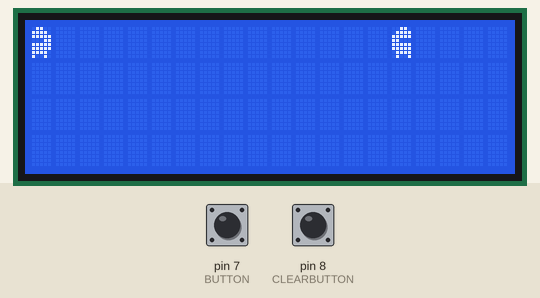
The sketch below on a simulated Arduino Uno, built with avr-gcc and run on an emulated ATmega328P. Parts: 20×4 character LCD. Inputs (shaded band) come from the test bench; at power-on: pin 7 (BUTTON) HIGH, pin 8 (CLEARBUTTON) HIGH.

Above: at 1.2 s.
1.3 s: pin 7 (BUTTON) pulled LOW for 0.15 s
At 3.6 s:
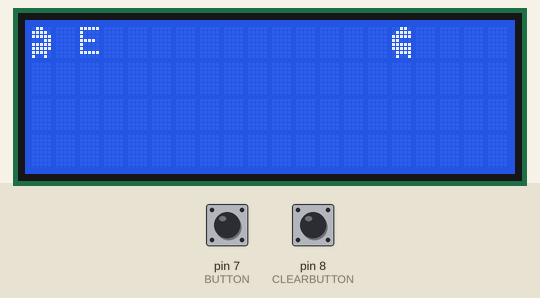
3.9 s: pin 7 (BUTTON) pulled LOW for 1 s
7.4 s: pin 7 (BUTTON) pulled LOW for 0.15 s
At 9.1 s:
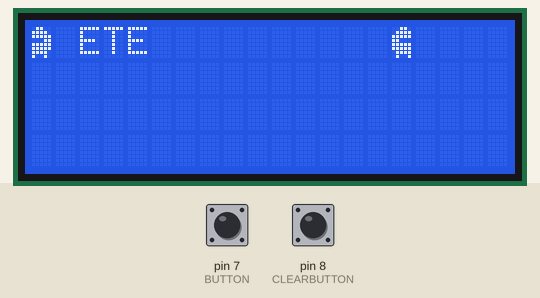
10.0 s: pin 7 (BUTTON) pulled LOW for 3.2 s
15.7 s: pin 7 (BUTTON) pulled LOW for 0.15 s
At 18.1 s:
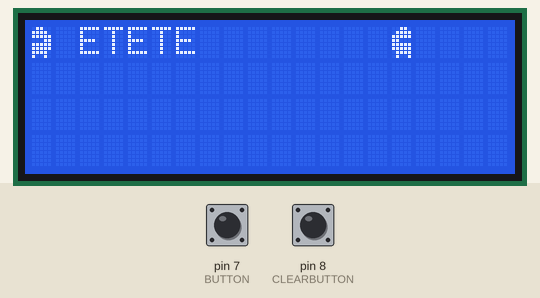
18.4 s: pin 7 (BUTTON) pulled LOW for 1 s
Timing chart, 0 to 21.4 s (numbered marks = the images above; inputs shaded):
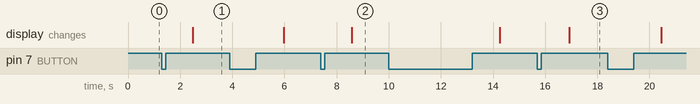

The sketch:

sketch.ino
```cpp
#include <LiquidCrystal_I2C.h>
#define BUTTON 7
#define CLEARBUTTON 8
LiquidCrystal_I2C lcd(0x27,20,4);
unsigned long currTime = 0;
unsigned long pressTime = 0;
unsigned long pressDuration = 0;
bool oldState = HIGH;
bool buttonState;
bool longPress = false;
int intervalButton = 50;
unsigned long startBreak;
int startPoint = 0;
unsigned long endBreak = 0;
unsigned long previousTime = 0;
bool clearState = HIGH;
String code = "";
byte customChar0[] = {
  B01100,
  B11110,
  B11111,
  B00011,
  B11111,
  B11111,
  B11110,
  B10010
};
byte customChar1[] = {
  B00110,
  B01111,
  B11111,
  B11000,
  B11111,
  B11111,
  B01111,
  B01001
};
void setup()
{
  lcd.init();
  lcd.backlight();
  lcd.createChar(0, customChar0);
  lcd.createChar(1, customChar1);
  lcd.setCursor(0,0);
  lcd.write(0);
  lcd.setCursor(15,0);
  lcd.write(1);
  lcd.setCursor(2,0);
  pinMode(BUTTON, INPUT_PULLUP);
  pinMode(CLEARBUTTON, INPUT_PULLUP);
}
void loop()
{
  currTime = millis();
  pressButton();
}
void pressButton()
{
  if(currTime - previousTime > intervalButton)
  {
    buttonState = digitalRead(BUTTON);
    clearState = digitalRead(CLEARBUTTON);
    if (clearState == LOW)
      {
        lcd.clear();
        lcd.setCursor(0,0);
        lcd.write(0);
        lcd.setCursor(15,0);
        lcd.write(1);
        lcd.setCursor(2,0);
      }
    endBreak = millis();
    if (endBreak - startBreak > 1000 && startPoint == 2 )
      {
        startPoint = 0;
        morse();
      }
    if (buttonState == LOW && oldState == HIGH && longPress == false)
      {
        pressTime = currTime;
        oldState = LOW;
      }
    pressDuration = currTime - pressTime;
    if (buttonState == LOW && longPress == false && pressDuration >= 200)
      {
        longPress = true;
        code += '1';
        startPoint = 1;
      }
    if (buttonState == HIGH && oldState == LOW)
      {
      oldState = HIGH;
      longPress = false;
        if (pressDuration >= 50 && pressDuration < 200)
        {
          code += '0';
          startPoint = 1;
        }
      if (startPoint == 1)
        {
          startBreak = currTime;
          startPoint = 2;
        }
      }
    previousTime = currTime;
  }
}
void morse()
{
  static String morsecode[] = {"01", "1000", "1010", "100", "0", "0010", "110", "0000",
"00", "0111", "101", "0100", "11", "10", "111", "0110", "1101",
"010", "000", "1", "001", "0001", "011", "1001", "1011", "1100", "!"};
  int i = 0;
  while (morsecode[i] != "!" )
  {
    if (morsecode[i] == code)
    {
      lcd.print(char('A'+i));
      break;
    }
    i++;
  }
  if (morsecode[i] == "!")
    lcd.print("ERROR");
  code = "";
}
```

Measured:
- after the input at 1.3 s, the display: changes after 1.2 s (image 1)
- after the input at 7.4 s, the display: changes after 1.2 s (image 2)
- after the input at 15.7 s, the display: changes after 1.2 s (image 3)
